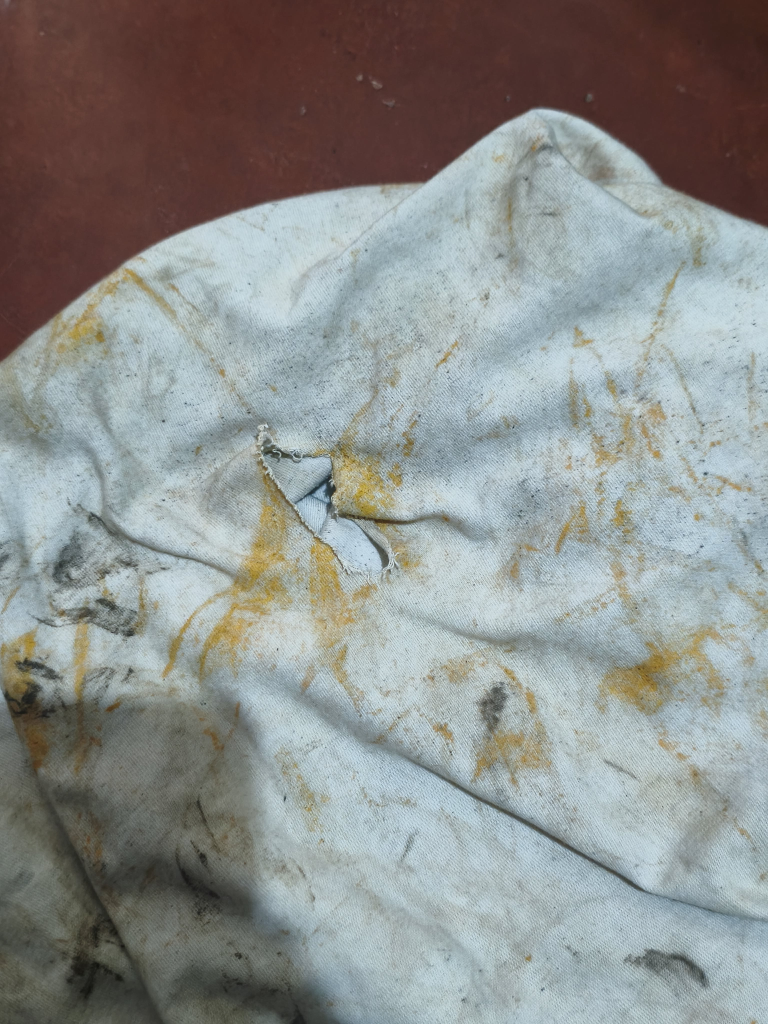
#> input picture model/2b2a6f82-68e1-4d0f-ad22-a011dd8df367.jpg, 3072 x 4096 px (shown at 1/4 size)
$ python -i garment_mask.py   (imports and definitions only)
#> lines starting #> are read from the running program, lines starting #| are printed output that depends on the picture; after the words box and inside, x2 and y2 are one past the last pixel; in counts of white or black regions, pixels touching at a corner belong together
#> further down, picture is the input picture: shape (4096, 3072, 3); mean B, G, R 141.3, 143.3, 140.6
"""Garment outline for whole-garment photos, used to drop damage boxes that sit mostly on the floor.

The YOLOv8 damage detector was trained largely on close-up fabric datasets. On a phone photo of a whole garment
lying on a tiled floor it sometimes boxes the floor beside a sleeve or the hem as a "hole". GrabCut, started from
a rectangle just inside the photo border, separates the garment from that background; a box is kept only when
most of it lies inside the garment outline (gaps such as holes inside the outline count as garment).
"""
from __future__ import annotations

import cv2
import numpy as np

WORK_SIZE = 480          # long side used for segmentation, in pixels
MIN_GARMENT_SHARE = 0.15  # below this the outline is unreliable (garment too small or not found)
MAX_GARMENT_SHARE = 0.92  # above this the garment fills the photo, so every box is on the garment anyway


def silhouette(image):
    """Filled garment outline at the image's size, or None when the photo cannot be segmented reliably."""
    if image is None or image.ndim != 3:
        return None
    height, width = image.shape[:2]
#> height = 4096; width = 3072
    scale = WORK_SIZE / max(height, width)
#> scale = 0.117
    small = cv2.resize(image, (max(1, int(width * scale)), max(1, int(height * scale))), interpolation=cv2.INTER_AREA)
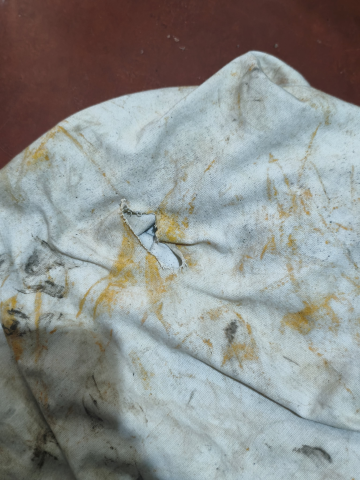
#> small: shape (480, 360, 3); mean B, G, R 141.3, 143.3, 140.6
    sh, sw = small.shape[:2]
#> sh = 480; sw = 360
    if min(sh, sw) < 32:
        return None
    mask = np.zeros((sh, sw), np.uint8)
    rect = (int(sw * 0.03), int(sh * 0.03), int(sw * 0.94), int(sh * 0.94))
#> rect = (10, 14, 338, 451)
    try:
        cv2.grabCut(small, mask, rect, np.zeros((1, 65), np.float64), np.zeros((1, 65), np.float64), 5,
                    cv2.GC_INIT_WITH_RECT)
    except cv2.error:
        return None
    garment = np.where((mask == cv2.GC_FGD) | (mask == cv2.GC_PR_FGD), 255, 0).astype(np.uint8)
    count, labels, stats, _ = cv2.connectedComponentsWithStats(garment)
#> count = 4
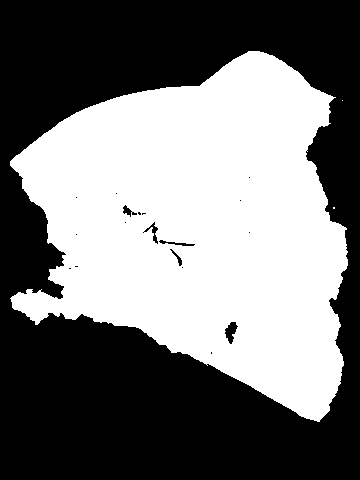
#> garment: shape (480, 360); 46.4% white; 3 white regions (2 under 20 px)
    if count < 2:
        return None
    largest = 1 + int(np.argmax(stats[1:, cv2.CC_STAT_AREA]))
#> largest = 1
    garment = np.where(labels == largest, 255, 0).astype(np.uint8)
    contours, _ = cv2.findContours(garment, cv2.RETR_EXTERNAL, cv2.CHAIN_APPROX_SIMPLE)
#> garment: shape (480, 360); 46.4% white; 1 white region, box (x1, y1, x2, y2) and area: (10, 51, 348, 422) 80136
    filled = np.zeros_like(garment)
    cv2.drawContours(filled, contours, -1, 255, -1)
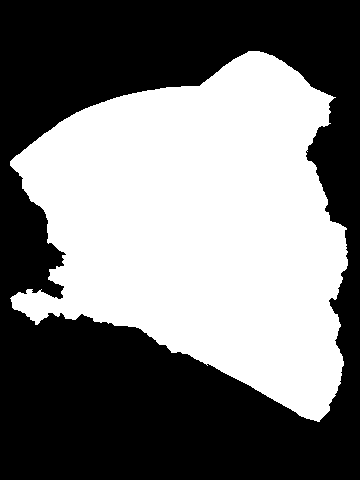
#> filled: shape (480, 360); 46.6% white; 1 white region, box (x1, y1, x2, y2) and area: (10, 51, 348, 422) 80606
    share = float((filled > 0).mean())
#> share = 0.466
    if not MIN_GARMENT_SHARE <= share <= MAX_GARMENT_SHARE:
        return None
    return cv2.resize(filled, (width, height), interpolation=cv2.INTER_NEAREST)


def share_on_garment(outline, bbox):
    """Fraction of a normalised [x, y, w, h] box that lies inside the garment outline."""
    height, width = outline.shape[:2]
    x, y, w, h = bbox
    x1, y1 = int(round(x * width)), int(round(y * height))
    x2, y2 = int(round((x + w) * width)), int(round((y + h) * height))
    region = outline[max(0, y1):max(y1 + 1, y2), max(0, x1):max(x1 + 1, x2)]
    return float((region > 0).mean()) if region.size else 0.0

>>> import cv2
>>> picture = cv2.imread('model/2b2a6f82-68e1-4d0f-ad22-a011dd8df367.jpg')
>>> result = silhouette(picture)
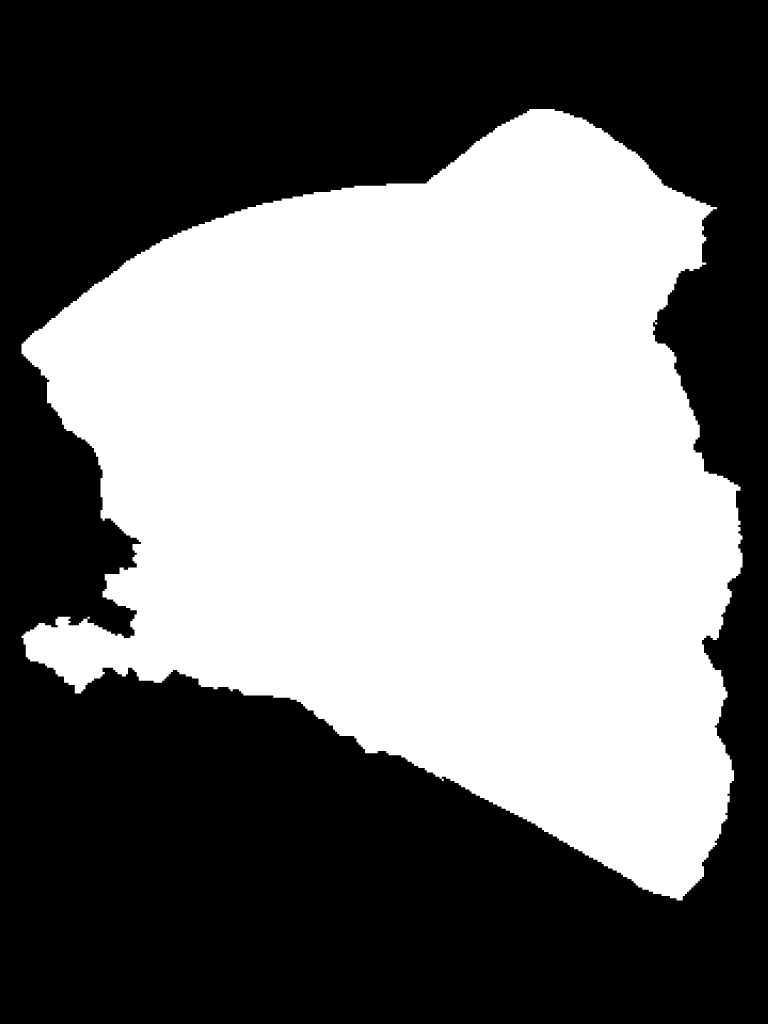
#> result: shape (4096, 3072) (shown at 1/4 size); 46.6% white; 1 white region, box (x1, y1, x2, y2) and area: (86, 436, 2970, 3602) 5869364
